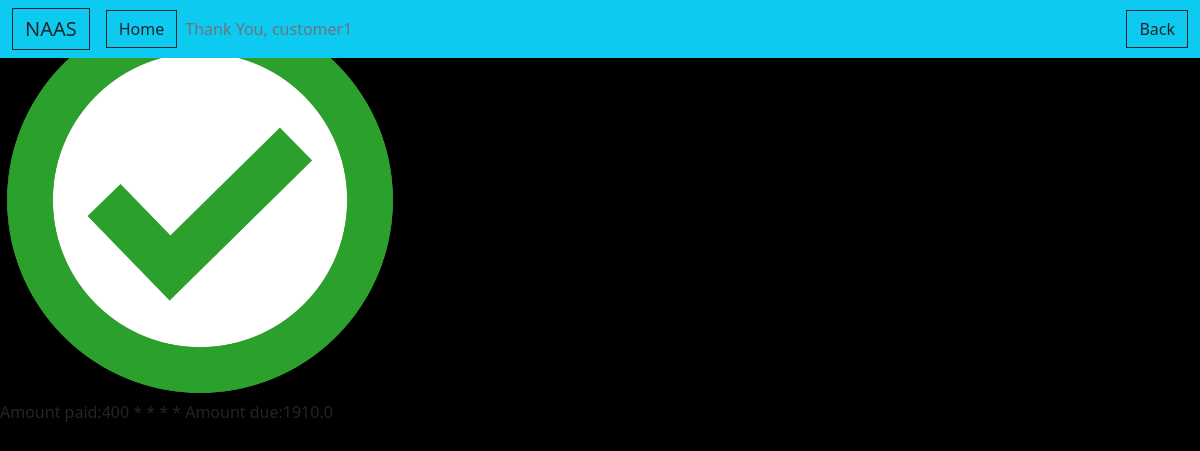
Before: /payment/ (signed in) with the older database file.
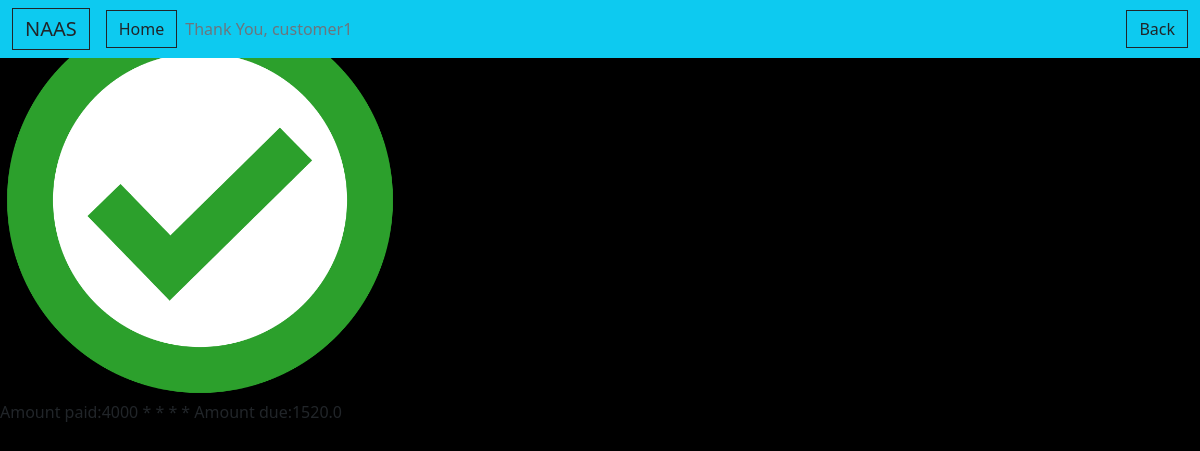
After: the same page with the newer database file.
### accounts/models.py (models this page shows, shortened)
class Customer(models.Model):
    user = models.OneToOneField(User,null=True, blank = True, on_delete=models.CASCADE)
    name = models.CharField(max_length=200, null= True)
    phone = models.CharField(max_length=200, null=True)
    email = models.CharField(max_length=200)
    profile_pic = models.ImageField(default = "logo.wepg",null=True,blank=True)
    date_created = models.DateTimeField(auto_now_add=True)
    Area= models.CharField(max_length=200)
    door_number= models.IntegerField(null=True)
    no_of_days=models.IntegerField(null=True)
    is_active=models.BooleanField(default=False,null=True)
    bill_option=models.BooleanField(default=False,null=True)
    Amount= models.IntegerField(default=0)
    previous_Amount= models.IntegerField(default=0,blank=True)
    previous2months_Amount= models.IntegerField(default=0,blank=True)

### accounts/views.py (the view)
# urls.py: path('payment/', views.payment, name='payment'),
def payment(request):
    customer=request.user.customer
    subscription, created = Subscription.objects.get_or_create(Customer=customer)
    due=subscription.get_subscription_total-customer.Amount
    customer.previous_Amount=due
    customer.save()
    if customer.previous_Amount > 0:
         customer.is_active=True
    else:
         customer.is_active=False
    customer.save()
    context={'x':customer.Amount,'y':due}
    return render(request, 'accounts/payment.html', context)

### accounts/models.py (called while the page is built)
    @property
    def get_subscription_total(self):
        subscribeitems=self.subscribeitem_set.all()
        total=sum([item.get_total for item in subscribeitems])*30
        return total;

    @property
    def get_total(self):
        total=self.publication.price * self.quantity
        return total

### accounts/templates/accounts/payment.html (shortened to what this page needs)
{% extends 'accounts/main.html' %}
{% load static %}
{% block content %}
<nav class="navbar navbar-expand-lg navbar-blue bg-info fixed-top">
    <div class="container-fluid">
      <a class="btn btn-outline-dark navbar-brand" href="#">
        NAAS
      </a>
      <div class="collapse navbar-collapse" id="navbarNavDropdown">
        <a  class="btn btn-outline-dark" href= "{% url 'buyer' %}">Home</a>
        <ul class="navbar-nav">
          <li class="nav-item">
            <a class="nav-link disabled">Thank You, {{request.user}}</a>
          </li>
        </ul>
      </div>
      <a  class="btn btn-outline-dark" href= "{% url 'cancel' %}"> Back</a>
    </div>
  </nav>
<div class="image-container">
<img src="{% static 'images/G.png'%}"  width="400" height="400">
<div class="image-caption"> Amount paid:{{x}}   * * * *     Amount due:{{y}}</div>
</div>
{% endblock content%}

Changed rows visible on the page:
changed Customer: previous_Amount "1910.0" → "1520.0"
Other visible differences:
{{ x }}: "400" → "4000"
